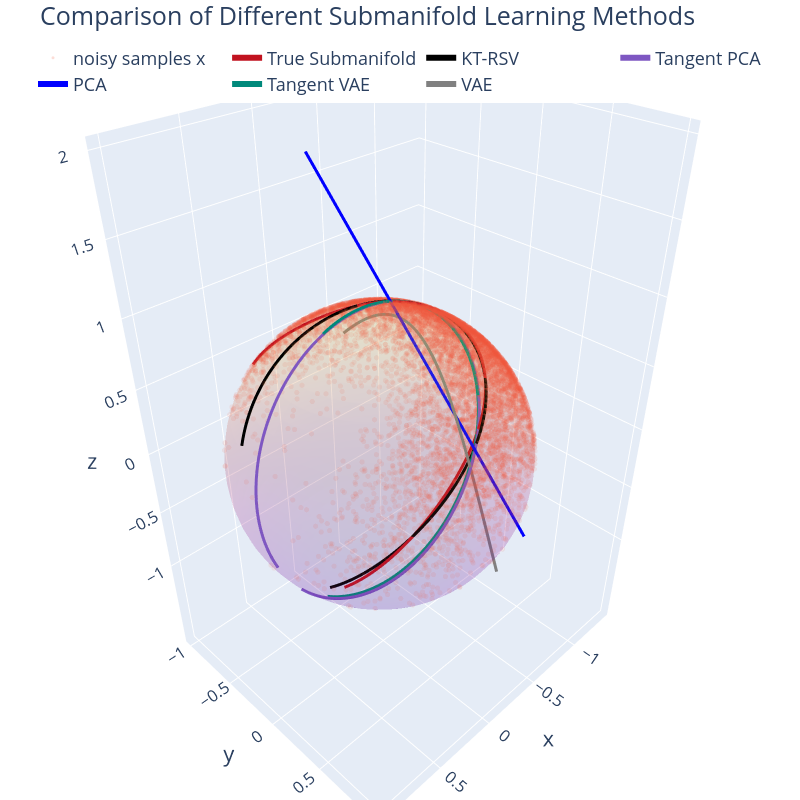

The notebook cell saved with this chart:
### Markdown cell above
## Plotting VAE, Tangent VAE and RVAE curves

### Code cell
# Sphere surface for context
uu = np.linspace(0, 2*np.pi, 60)
vv = np.linspace(0, np.pi, 30)
xs = np.outer(np.cos(uu), np.sin(vv))
ys = np.outer(np.sin(uu), np.sin(vv))
zs = np.outer(np.ones_like(uu), np.cos(vv))

fig = go.Figure()

fig.add_trace(go.Surface(
    x=xs, y=ys, z=zs,
    opacity=0.12,
    showscale=False,
    name="S^2 surface"
))
# Noisy samples
fig.add_trace(go.Scatter3d(
    x=np.array(x)[:, 0], y=np.array(x)[:, 1], z=np.array(x)[:, 2],
    mode="markers",
    marker=dict(size=3, opacity=0.1),
    name="noisy samples x"
))

# True submanifold curve (clean)
fig.add_trace(go.Scatter3d(
    x=m_true[:, 0], y=m_true[:, 1], z=m_true[:, 2],
    mode="lines",
    line=dict(width=6, color="#C1121F"),
    name="True Submanifold"
))

# Learned submanifold curve (rVAE)
fig.add_trace(go.Scatter3d(
    x=m_hat[:, 0], y=m_hat[:, 1], z=m_hat[:, 2],
    mode="lines",
    line=dict(width=6, color='black'),
    name="KT-RSV"
))

# Learned submanifold curve (Tangent PCA)
fig.add_trace(go.Scatter3d(
    x=m_tpca[:, 0], y=m_tpca[:, 1], z=m_tpca[:, 2],
    mode="lines",
    line=dict(width=6, color="#7E57C2"),
    name="Tangent PCA"
))

# Learned submanifold curve (PCA on x, projected to S^2)
fig.add_trace(go.Scatter3d(
    x=m_pca[:, 0], y=m_pca[:, 1], z=m_pca[:, 2],
    mode="lines",
    line=dict(width=6, color="blue"),
    name="PCA"
))

# --- Tangent VAE additions ---
device = next(decoder_vaet.parameters()).device
z_grid_t = torch.linspace(-3, 3, 500, device=device).unsqueeze(1)

with torch.no_grad():
    x_vaet = decoder_vaet(z_grid_t).detach()  # Keep as tensor for sphere_exp

tvae = sphere_exp(mu_hat, x_vaet).cpu().numpy()   # (B,3) - base point mu_hat
# x_vaet = x_vaet.cpu().numpy()

# Move tangent vectors to tangent plane: μ̂ + v lies in T_μ̂ S² (affine plane at μ̂)
# x_vaet_in_plane = np.array(mu_hat) + x_vaet  # (500, 3) points in tangent plane

# fig.add_trace(go.Scatter3d(
#     x=x_vaet_in_plane[:, 0], y=x_vaet_in_plane[:, 1], z=x_vaet_in_plane[:, 2],
#     mode="lines",
#     line=dict(width=6, color="grey", dash="dash"),
#     name="Tangent Vectors (Tangent VAE)"
# ))

fig.add_trace(go.Scatter3d(
    x=tvae[:, 0], y=tvae[:, 1], z=tvae[:, 2],
    mode="lines",
    line=dict(width=6, color="#00897B"),
    name="Tangent VAE"
))


# --- VAE curve additions ---
device = next(decoder_vae.parameters()).device
z_grid_t = torch.linspace(-3, 3, 500, device=device).unsqueeze(1)

with torch.no_grad():
    x_vae = decoder_vae(z_grid_t).detach().cpu().numpy()  # (500,3) in R^3

fig.add_trace(go.Scatter3d(
    x=x_vae[:, 0], y=x_vae[:, 1], z=x_vae[:, 2],
    mode="lines",
    line=dict(width=6, color="grey"),
    name="VAE"
))


fig.update_layout(
    font=dict(size=18),
    title=dict(text="Comparison of Different Submanifold Learning Methods", 
    pad=dict(b=25)),
    scene=dict(
        aspectmode="data",
        xaxis=dict(tickfont=dict(size=14)),
        yaxis=dict(tickfont=dict(size=14)),
        zaxis=dict(tickfont=dict(size=14), 
        tickvals=[-1, -0.5, 0, 0.5, 1, 1.5, 2]),
    ),
    width=800,
    height=800,
    legend=dict(
        orientation="h",
        yanchor="bottom",
        y=0.93,
        xanchor="center",
        x=0.5,
    ),
    margin=dict(l=0, r=0, t=50, b=0, pad=0),
)
# fig.write_image("result_figures/manifold_plot.png", scale=300/72)
fig.show()

### Figure 1 — Plotly figure (JSON) as saved in the notebook; plotly's stock layout.template omitted (floating-point values rounded to 4 significant figures; data arrays with more than 128 entries replaced by an {"elided": "..."} marker saying what was removed)
{"data": [{"name": "S^2 surface", "opacity": 0.12, "showscale": false, "type": "surface", "x": {"elided": "60x30 float values"}, "y": {"elided": "60x30 float values"}, "z": {"elided": "60x30 float values"}}, {"marker": {"opacity": 0.1, "size": 3}, "mode": "markers", "name": "noisy samples x", "type": "scatter3d", "x": {"elided": "10000 float values"}, "y": {"elided": "10000 float values"}, "z": {"elided": "10000 float values"}}, {"line": {"color": "#C1121F", "width": 6}, "mode": "lines", "name": "True Submanifold", "type": "scatter3d", "x": {"elided": "500 float values"}, "y": {"elided": "500 float values"}, "z": {"elided": "500 float values"}}, {"line": {"color": "black", "width": 6}, "mode": "lines", "name": "KT-RSV", "type": "scatter3d", "x": {"elided": "500 float values"}, "y": {"elided": "500 float values"}, "z": {"elided": "500 float values"}}, {"line": {"color": "#7E57C2", "width": 6}, "mode": "lines", "name": "Tangent PCA", "type": "scatter3d", "x": {"elided": "500 float values"}, "y": {"elided": "500 float values"}, "z": {"elided": "500 float values"}}, {"line": {"color": "blue", "width": 6}, "mode": "lines", "name": "PCA", "type": "scatter3d", "x": {"elided": "316 float values"}, "y": {"elided": "316 float values"}, "z": {"elided": "316 float values"}}, {"line": {"color": "#00897B", "width": 6}, "mode": "lines", "name": "Tangent VAE", "type": "scatter3d", "x": {"elided": "500 float values"}, "y": {"elided": "500 float values"}, "z": {"elided": "500 float values"}}, {"line": {"color": "grey", "width": 6}, "mode": "lines", "name": "VAE", "type": "scatter3d", "x": {"elided": "500 float values"}, "y": {"elided": "500 float values"}, "z": {"elided": "500 float values"}}], "layout": {"font": {"size": 18}, "height": 800, "legend": {"orientation": "h", "x": 0.5, "xanchor": "center", "y": 0.93, "yanchor": "bottom"}, "margin": {"b": 0, "l": 0, "pad": 0, "r": 0, "t": 50}, "scene": {"aspectmode": "data", "xaxis": {"tickfont": {"size": 14}}, "yaxis": {"tickfont": {"size": 14}}, "zaxis": {"tickfont": {"size": 14}, "tickvals": [-1, -0.5, 0, 0.5, 1, 1.5, 2]}}, "title": {"pad": {"b": 25}, "text": "Comparison of Different Submanifold Learning Methods"}, "width": 800}}
